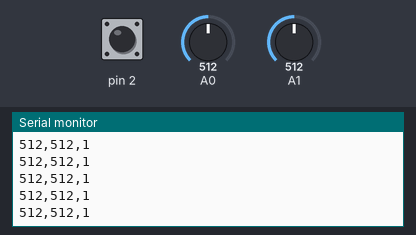
Simulated run of this sketch. Board: Arduino Uno, built with avr-gcc and run on an emulated ATmega328P. On the bench: the last lines printed to the serial monitor. The test bench sets the inputs (shaded band); at power-on: A1 = 512, pin 2 HIGH, A0 = 512.

Above: at 1.2 s.
1.3 s: A1 set to 105
At 2.1 s:
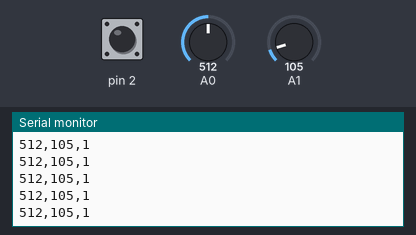
2.8 s: A1 set to 92
At 3.5 s:
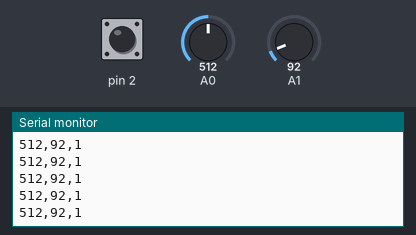
Timing chart, 0 to 5.8 s (numbered marks = the images above; inputs shaded):
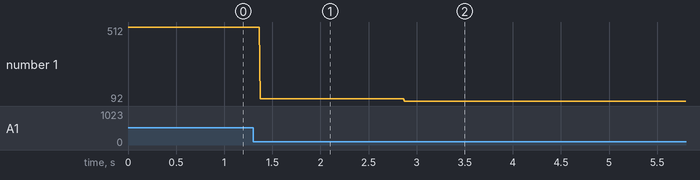

Measured:
- after the input at 1.3 s, the serial monitor: prints a new line after 0.08 s (image 1)
- after the input at 2.8 s, the serial monitor: prints a new line after 0.07 s (image 2)
- plotted number 1: 512 → 105 after the input at 1.3 s, 105 → 92 after the input at 2.8 s

The sketch:

joystick.ino
```cpp
void setup() {
  Serial.begin(9600);
  pinMode(2, INPUT_PULLUP);

}

void loop() {
  int x = analogRead(A0);
  delay(1);
  int y = analogRead(A1);
  delay(1);
  int button = digitalRead(2);
  Serial.print(x);
  Serial.print(",");
  Serial.print(y);
  Serial.print(",");
  Serial.println(button);
}
```
